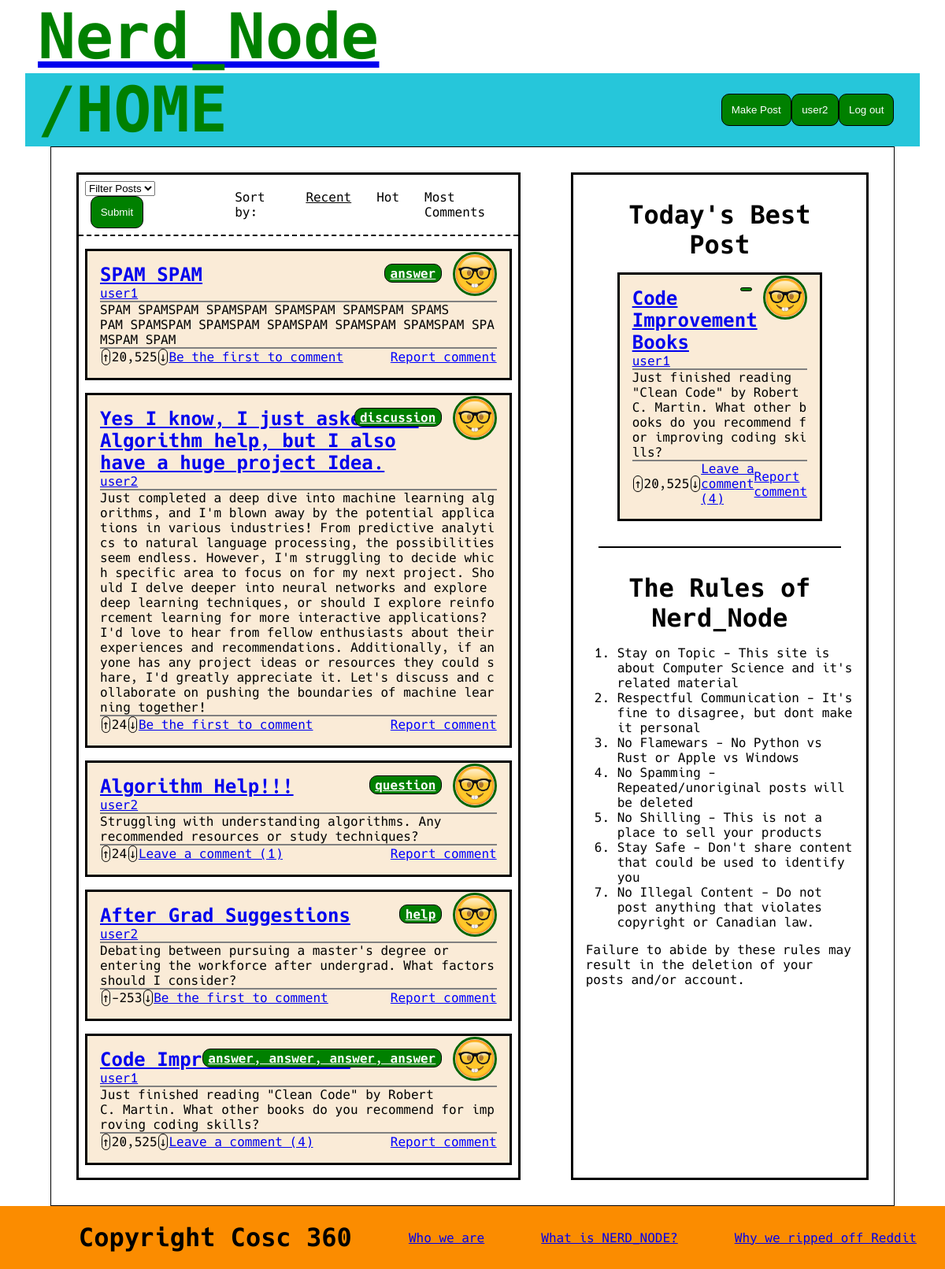
The app's page / (signed in) with its own data.
### tables this page shows
CREATE TABLE post (
	id int AUTO_INCREMENT,
	title varchar(255),
    poster int,
    content TEXT(65535),
    likes int,
    reported boolean,
    sku varchar(255),
    PRIMARY KEY (id),
    FOREIGN KEY (poster) REFERENCES siteUser(id) ON DELETE CASCADE
);

CREATE TABLE siteUser (
	id int AUTO_INCREMENT,
	username varchar(255) UNIQUE,
	password varchar(255),
    email varchar(255) UNIQUE,
    profilePicture varchar(255),
    isAdmin boolean,
    isDisabled boolean,
    PRIMARY KEY (id)
);

### src/loadPosts.php (called while the page is built, shortened)
<?php
$host = DBHOST;
$database = DBNAME;
$user = DBUSER;
$pass = DBPASS;
$connection = new mysqli($host, $user, $pass, $database, "3306");
include "getQueries.php";
$where = '';
$sql = "SELECT post.id, post.title, siteUser.username, siteUser.profilePicture, post.sku, post.content,
               post.likes, COUNT(comment.id) AS comments, (ABS(post.likes)) AS heat, GROUP_CONCAT(postTag.tagName) AS tags
        FROM (post JOIN siteUser ON post.poster = siteUser.id)
             LEFT JOIN comment ON comment.originalPost = post.id
             LEFT JOIN postTag ON postTag.postId = post.id
        WHERE siteUser.isDisabled = false $where
        GROUP BY post.id $orderBy";
$posts = array();
$stmt = $connection->prepare($sql);
if($stmt->execute()) {
    $result = $stmt->get_result();
};
?>

### src/getQueries.php (called while the page is built, shortened)
<?php
switch ($_GET['o'] ?? '') {
    default:
        $orderBy = ' ORDER BY id DESC';
        break;
}
?>

### src/renderPosts.php (the view, shortened to what this page needs)
<?php
include_once "renderProfilePicture.php";
function renderPost($post, $isAdmin) {
    $username = $post['author'];
    $commentText = $post['commentCount'] ? "Leave a comment (".$post['commentCount'].")" : "Be the first to comment";
    $tags = isset($post['tags']) ? implode(', ', $post['tags']) : '';
    echo "<div class=\"post\">";
    renderProfilePicture($username, $post['pfp']);
    echo "<a href='".SITEROOT."?tag=".$tags."' class='tags'>".$tags."</a>";
    echo "<h3>
            <a href='".SITEROOT."node?title=".$post['sku']."'>".$post['title']."</a>
    </h3>
    <p>";
    echo "<a href='".SITEROOT."nerd?username=".$username."'>".$username."</a>
    </p>
    <p>".$post['content']."
    </p>
    <div class='interactionBar'>
        <div class='arrow' onclick='upvote(".$post['id'].", 5)'> &uarr; </div>
        <div id='post-".$post['id']."'>".$post['likes']." </div>
        <div class='arrow' onclick='downvote(".$post['id'].", 2)'> &darr; </div>
        <div>
            <a href='".SITEROOT."node?title=".$post['sku']."'>".$commentText."</a>
        </div>
        <div class='spacer'>
    </div>
    <div>";
    if(!$isAdmin)
        echo "<div class='report' id='rep-".$post['id']."' onclick='report(".$post['id'].", 2)'> Report comment</div>";
    echo"</div>
    </div>
    </div>";
}
?>

### src/index.php (shortened to what this page needs)
<?php
include_once "loadPosts.php";
include_once "renderPosts.php";
include_once "renderProfilePicture.php";
?>
<!DOCTYPE html>
<html lang="en">
    <head>
        <link rel="stylesheet" href="public/css/reset.css">
        <link rel="stylesheet" href="public/css/home.css">
        <link rel="stylesheet" href="public/font/hack.css">
    </head>
    <body>
        <header>
            <?php include "components/headerBar.php"; ?>
        </header>
        <main>
            <div class="center">
                <div class="searchBar">
                    <form>
                        <select id="tag" name="tag">
                            <option value="">Filter Posts</option>
                        </select>
                        <input type="submit" id="submit">
                    </form>
                    <div class="sorter">
                        <ul>
                            <li>Sort by:</li>
                            <li>
                                <a href="<?php echo SITEROOT;?>?o=recent" id="sortedBy">Recent</a>
                            </li>
                            <li>
                                <a href="<?php echo SITEROOT;?>?o=hot">Hot</a>
                            </li>
                            <li>
                                <a href="<?php echo SITEROOT;?>?o=comments">Most Comments</a>
                            </li>
                        </ul>
                    </div>
                </div>
                <?php
                if($posts) {
                    foreach($posts as $post) {
                        renderPost($post, isset($_SESSION["isAdmin"]));
                    }
                } else {
                    echo "There are no posts available...";
                }
                ?>
            </div>
            <?php include "components/sidebar.php"; ?>
        </main>
        <?php include "components/footer.php"; ?>
    </body>
</html>

### src/renderProfilePicture.php
<?php
function renderProfilePicture($username, $picture) {
    echo "<img class='pfp' src='".SITEROOT."public/images/profiles/$picture' alt='$username\'s profile picture' width='50' height='50'>";
}
?>

### src/public/css/home.css (style rules this page uses)
html { font-family: "Hack"; }
header { padding: 0em 2em; }
.center { flex: 1; }
.center, .sidebar, .post { border: medium solid black; }
.sidebar div { padding:1em; }
.center, .sidebar { margin: 2em 2em; }
main { display: flex; height:auto; min-height:80vh; margin: 0em 4em; }
.post { background-color:antiquewhite; margin:1em 0.5em; padding:1em; }
.post p { border-bottom: 2px solid grey; word-break: break-all; }
.post .interactionBar { display:flex; align-items: center; justify-content: space-evenly; }
.post div { padding: 0em; }
#bestPost .post { max-height: 50%; }
#submit { background-color: green; color: white; padding: 0.9em 0.9em 0.9em 0.9em; border-radius: 10px; border: 1px solid black; }
.searchBar { display:flex; border-bottom: 2px dashed black; }
.searchBar form, .searchBar .sorter { padding:0.5em; margin:auto; }
form input { margin:0em 0.5em; }
.sorter ul { list-style-type: none; display: flex; }
.sorter li { margin: 0em 1em; }
.sorter a { color: black; text-decoration: none; }
.sorter a:hover, .sorter #sortedBy { text-decoration: underline; }
h3 { font-size:1.5em; font-weight:bold; }
form #submit { cursor:pointer; }
main { border: 1px solid black; }
.pfp { border: 3px solid darkgreen; border-radius: 50%; float: right; }
.interactionBar .arrow { border-radius: 10px; margin: 0px 0.1em; border: 1px solid black; cursor:pointer; }
.report { color: blue; text-decoration: underline; cursor:pointer; }
.tags { padding: 0.1em 0.4em; border-radius: 10px; border: 0.1em solid black; color: white; font-weight: bold; margin: 1em 1em; background-color: green; }

### src/renderPosts.php (style rules this page uses)
.post { position: relative; }
.tags { position: absolute; top: 0; right: 70px; }
.pfp { position: relative; width: 50px; bottom: 15px; }

### records on screen
post: poster.profilePicture (placeholder picture), tags "answer", title "SPAM SPAM", poster.username "user1", content "SPAM SPAMSPAM SPAMSPAM SPAMSPAM SPAMSPAM SPAMSPAM SPAMSPAM SPAMSPAM SPAMSPAM SPAMSPAM SPAMSPAM SPAMSPAM SPAM", likes "20,525", commentText "Be the first to comment"
post: poster.profilePicture (placeholder picture), tags "discussion", title "Yes I know, I just asked for Algorithm help, but I also have a huge project Idea.", poster.username "user2", content "Just completed a deep dive into machine learning algorithms, and I'm blown away by the potential applications in various industries! From predictive analytics to natural language processing, the possibilities seem endless. However, I'm struggling to decide which specific area to focus on for my next project. Should I delve deeper into neural networks and explore deep learning techniques, or should I explore reinforcement learning for more interactive applications? I'd love to hear from fellow enthusiasts about their experiences and recommendations. Additionally, if anyone has any project ideas or resources they could share, I'd greatly appreciate it. Let's discuss and collaborate on pushing…", likes "24", commentText "Be the first to comment"
post: poster.profilePicture (placeholder picture), tags "question", title "Algorithm Help!!!", poster.username "user2", content "Struggling with understanding algorithms. Any recommended resources or study techniques?", likes "24", commentText "Leave a comment (1)"
post: poster.profilePicture (placeholder picture), tags "help", title "After Grad Suggestions", poster.username "user2", content "Debating between pursuing a master's degree or entering the workforce after undergrad. What factors should I consider?", likes "-253", commentText "Be the first to comment"
post: poster.profilePicture (placeholder picture), tags "answer, answer, answer, answer", title "Code…", poster.username "user1", content "Just finished reading \"Clean Code\" by Robert C. Martin. What other books do you recommend for improving coding skills?", likes "20,525", commentText "Leave a comment (4)"

### other values on screen
$url "/HOME"
$_SESSION["sessionUsername"] "user2"
$post['title'] "Code Improvement Books"
$username "user1"
$post['content'] "Just finished reading \"Clean Code\" by Robert C. Martin. What other books do you recommend for improving coding skills?"
$post['likes'] "20,525"
$commentText "Leave a comment (4)"
